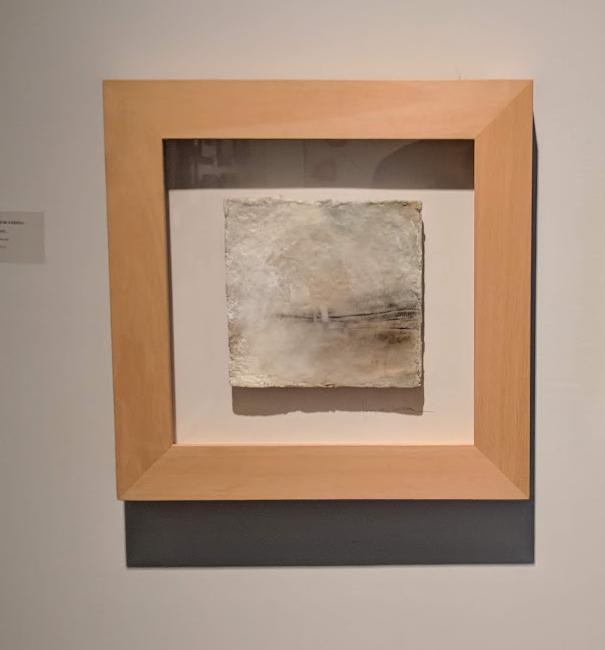
#> input picture week4/images/painting.jpg, 605 x 650 px
$ python -i masks.py   (imports and definitions only)
#> lines starting #> are read from the running program, lines starting #| are printed output that depends on the picture; after the words box and inside, x2 and y2 are one past the last pixel; in counts of white or black regions, pixels touching at a corner belong together
#> further down, picture is the input picture: shape (650, 605, 3); mean B, G, R 128.1, 146, 169.4

import cv2
import os
import pickle as pkl
import numpy as np
import matplotlib.pyplot as plt
import numpy as np
import pandas as pd
import argparse
import time
from evaluation import evaluate_mask
import multiprocessing.dummy as mp


# [59 lines left out: function evaluate_mask_retriever, not called in this run]


def extract_biggest_connected_component(mask: np.ndarray) -> np.ndarray:
    """
    Extracts the biggest connected component from a mask (0 and 1's).

    Args:
        img: 2D array of type np.float32 representing the mask

    Returns : 2D array, mask with 1 in the biggest component and 0 outside
    """
    # extract all connected components
    num_labels, labels_im = cv2.connectedComponents(mask.astype(np.uint8))

    # we find and return only the biggest one
    max_val, max_idx = 0, -1
    for i in range(1, num_labels):
        area = np.sum(labels_im == i)
        if area > max_val:
            max_val = area
            max_idx = i

    return (labels_im == max_idx).astype(float)


def extract_mask_based_on_color_graph_mono(img: np.ndarray, *, use_diagonals: bool = False, multi = False) -> np.ndarray:
    """
    Extracts the mask for the painting by flood filling the background starting from the
    image boundaries. Then it returns the biggest connected component.

    Args:
        img: 2D array of type np.float32 representing the image

    Returns : 2D array, mask with 1 in the foreground and 0 in the background
    """
    MAX_PAINTINGS = 3

    if len(img.shape) == 3:
        img = cv2.cvtColor(img, cv2.COLOR_BGR2GRAY)
    assert len(img.shape) == 2

    # we normalize the 2D input image
    img = 255 * ((img - np.min(img)) / (np.max(img) - np.min(img)))
    EPSILON = 5

    # we initialize the mask to all 1.
    mask = np.zeros_like(img) + 1
    # matrix of visited pixels
    visited = np.zeros_like(img)
    w, h = img.shape

    # pixels where we start the background removal from (edge of the image)
    pixels = [(x,0) for x in range(w)] + [(0,y) for y in range(h)]
    for (x0, y0) in pixels:
        mask[x0,y0] = 0
        visited[x0,y0] = 1

    # Flood fill algorithm
    while len(pixels) > 0:
        # Starting point
        x0, y0 = pixels.pop()
        # Directions where we will go to
        steps = ((0,-1), (0,1), (-1,0), (1,0))
        if use_diagonals:
            steps += ((1,1), (1,-1), (-1,1), (-1,-1))

        for (hx, hy) in steps:
            x, y = (x0+hx, y0+hy)
            # We check if the step is valid:
            # 1) within image boundaries
            # 2) not visited yet
            # 3) color intensity change lower than EPSILON
            if x >= 0 and y >= 0 and x < w and y < h and visited[x, y] == 0 and abs(img[x,y] - img[x0,y0]) <= EPSILON:
                # We add it as background
                mask[x,y] = 0
                visited[x,y] = 1
                # It will be an initial point for the flood algorithm later on
                pixels.append((x,y))

    if multi:
        mask_c = mask.copy()
        TH = 0.15
        i = 0
        end = False
        masks = []
        while i < MAX_PAINTINGS and not end:
            biggest = extract_biggest_connected_component(mask_c).astype(float)
            sc = get_painting_score(biggest)
            #print(sc)
            if sc > TH:
                masks.append(biggest)
                mask_c -= biggest
            else:
                end = True
            i += 1

        if len(masks) > 0:
            resulting_mask = masks[0]
            for c in masks[1:]:
                resulting_mask += c
            return resulting_mask.astype(float)
        # else the biggest one...
    return extract_biggest_connected_component(mask).astype(float)


def extract_mask_based_on_color_graph_multi(img, *, mode="hsv", multi=False):
    """
    Applies 'extract_mask_based_on_color_graph_mono' algorithm to different channels and selects
    the best mask according to:
    - Amount of overlap with the minimum bounding box where is contained. => the CLOSER, the better,
        as paintings are supposed to be rectangular, and we suppose images are not extremely rotated.
    - Size of such bounding box => the BIGGER, the better (to avoid missing the frame)

    Args:
        img: 2D array of type np.float32 representing the image
        mode: colorspace to use∫

    Returns : 2D array, mask with 1 in the foreground and 0 in the background
    """
#> called with mode = 'hsv', multi = False

    #print(f"[COLOR_MULTI] mode={mode}")
    if len(img.shape) == 2:
        img = cv2.cvtColor(img, cv2.COLOR_GRAY2BGR)

    if mode == "hsv":
        img = cv2.cvtColor(img, cv2.COLOR_BGR2HSV)
#> img: shape (650, 605, 3); mean H, S, V 13.8, 61.4, 169.4
    elif mode == "lab":
        img = cv2.cvtColor(img, cv2.COLOR_BGR2Lab)
    elif mode == "xyz":
        img = cv2.cvtColor(img, cv2.COLOR_BGR2XYZ)
    elif mode == "ycbcr":
        img = cv2.cvtColor(img, cv2.COLOR_BGR2YCrCb)
    elif mode == "sv": # like hsv but only with saturation and lightness
        img = cv2.cvtColor(img, cv2.COLOR_BGR2HSV)[:,:,1:]
    elif mode != "bgr":
        print("[ERROR] Unknown mode.")
        return None


    final_mask = None
    max_score = 0
    # we apply the algorithm for each channel
    for i in range(img.shape[2]):
        mask = extract_mask(img[:,:,i], "color_mono_multi" if multi else "color_mono")

        score = get_painting_score(mask)

        # we update if it is the one with the best score
        if score > max_score:
            max_score = score
            final_mask = mask
#> this loop made 3 passes
#> (final_score in get_painting_score, score, max_score) on passes 1 to 2: (0.155, 0.155, 0.155), (0.351, 0.351, 0.351)
#> (final_score in get_painting_score, score) on pass 3: (0.304, 0.304)
#> pass 1, in extract_mask_based_on_color_graph_mono, `img = 255 * ((img - np.min(img)) / (np.max(img) - np.min(img)))`:
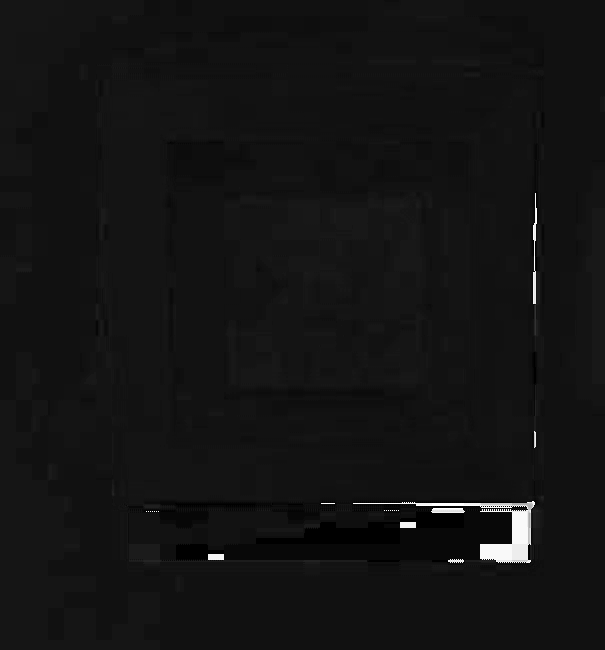
#> img: shape (650, 605) float64; min 0, max 255, mean 19.8
#> pass 1, in extract_mask_based_on_color_graph_multi, `mask = extract_mask(img[:,:,i], "color_mono_multi" if multi else "colo..`:
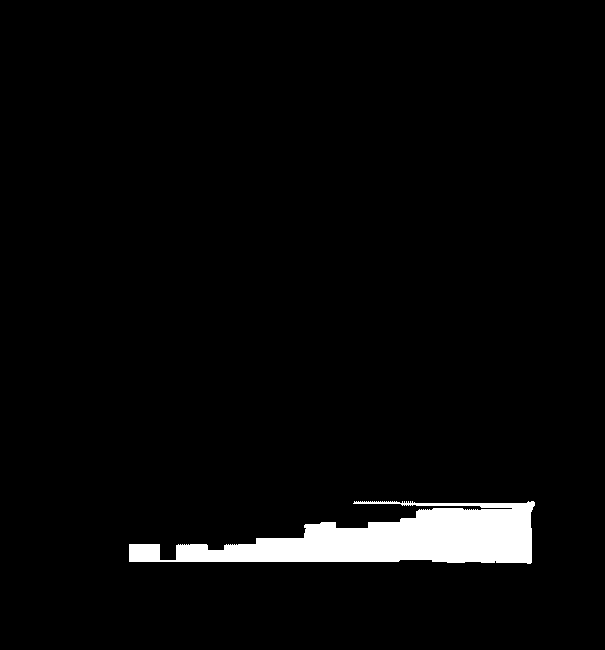
#> mask: shape (650, 605) float64; values 0 (black) and 1 (white), 3.6% white; 1 white region, box (x1, y1, x2, y2) and area: (129, 501, 535, 564) 14188
#> pass 2, in extract_mask_based_on_color_graph_mono (call 2), `img = 255 * ((img - np.min(img)) / (np.max(img) - np.min(img)))`:
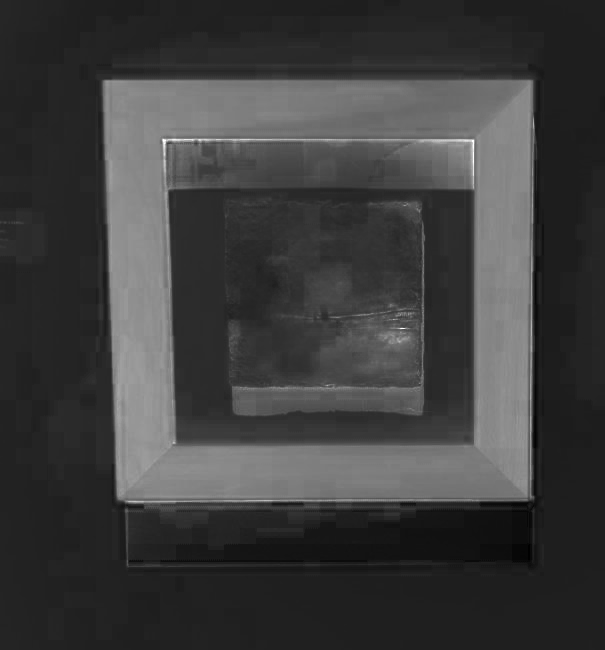
#> img: shape (650, 605) float64; min 0, max 255, mean 61.4
#> after the loop:
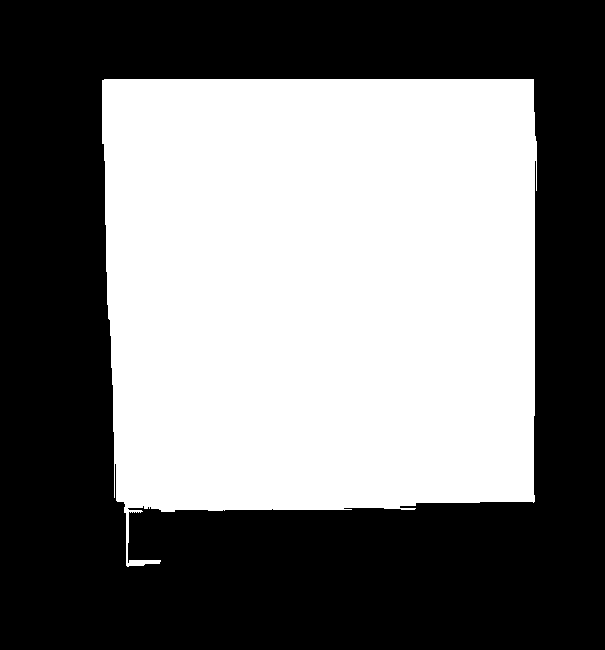
#> final_mask: shape (650, 605) float64; values 0 (black) and 1 (white), 46.6% white; 1 white region, box (x1, y1, x2, y2) and area: (102, 79, 537, 567) 183077
#> after the loop:
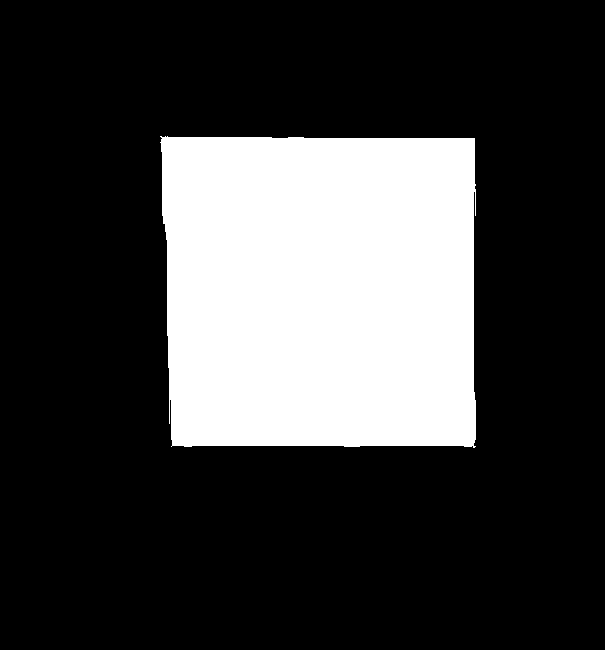
#> mask: shape (650, 605) float64; values 0 (black) and 1 (white), 24.2% white; 1 white region, box (x1, y1, x2, y2) and area: (160, 136, 476, 448) 95097
#> after the loop, max_score = 0.351

    return final_mask


def get_painting_score(mask):
    # just in case there are multiple paintings
    num_labels, labels = cv2.connectedComponents(mask.astype(np.uint8))
    final_score = 0
    for lab in range(1, num_labels):
        m = (labels == lab).astype(int)
        #plt.imshow(m)
        #plt.show()
        # we generate the minimum bounding box for the extracted mask
        x,y,w,h = cv2.boundingRect(m.astype(np.uint8))

        # we compute the score according to its shape and its size
        sc_shape = np.sum(m[y:y+h, x:x+w]) / (w*h)
        sc_size = (w*h) / (m.shape[0] * m.shape[1])
        final_score += (sc_shape + sc_size) / 2

    final_score /= num_labels

    return final_score


# OBSOLETE STARTING FROM W2
# [33 lines left out: function extract_mask_based_on_edges_v1, not called in this run]

BG_RETRIEVERS = {
    "color_mono": (extract_mask_based_on_color_graph_mono, {}),
    "color_mono_multi": (extract_mask_based_on_color_graph_mono, {"multi": True}),
    "color_rgb": (extract_mask_based_on_color_graph_multi, {"mode": "bgr",}),
    "color_hsv": (extract_mask_based_on_color_graph_multi, {"mode": "hsv",}),
    "color_sv": (extract_mask_based_on_color_graph_multi, {"mode": "sv",}),
    "color_sv_multi": (extract_mask_based_on_color_graph_multi, {"mode": "sv", "multi": True}),
    "color_lab": (extract_mask_based_on_color_graph_multi, {"mode": "lab",}),
    "color_ycbcr": (extract_mask_based_on_color_graph_multi, {"mode": "ycbcr",}),
    "color_xyz": (extract_mask_based_on_color_graph_multi, {"mode": "xyz",}),
    "edges": (extract_mask_based_on_edges_v1, {"min_th": 100, "max_th": 200,}),
}

def extract_mask(image:np.ndarray, retriever:str) -> np.ndarray:
    """
    Extract features from image based on retriever of choice

    Args:
        image: (H x W x C) 2D (grayscale) or 3D (RGB) image array
        retriever: method to use to generate mask

    Returns:
        2D array, mask with 1 in the foreground and 0 in the background
    """
    return BG_RETRIEVERS[retriever][0](image, **BG_RETRIEVERS[retriever][1])

# [21 lines left out: functions extract_paintings_from_mask, generate_text_mask, not called in this run]


# [28 lines not run here, left out]

>>> import cv2
>>> picture = cv2.imread('images/painting.jpg')
>>> result = extract_mask_based_on_color_graph_multi(picture)
